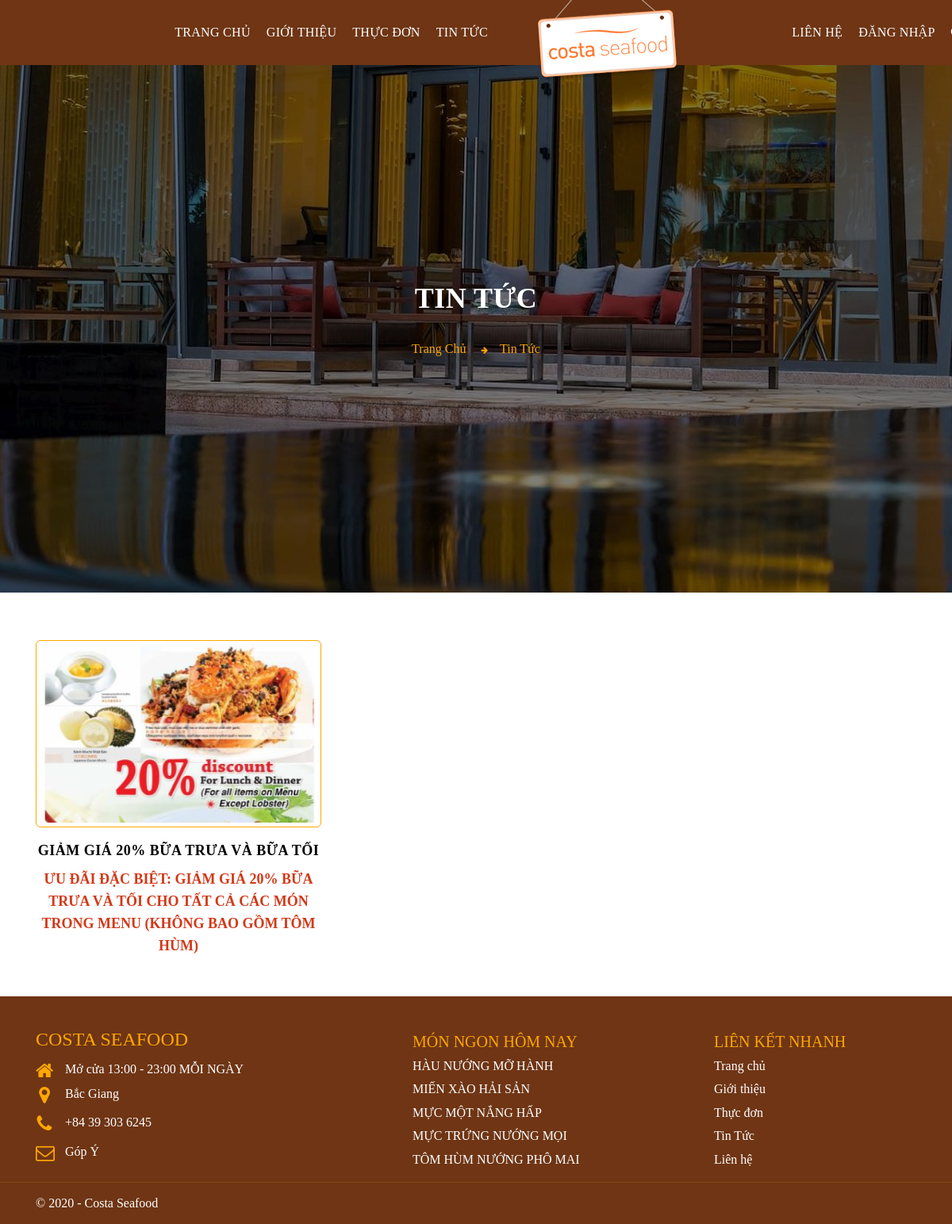
/tintuc.php, run on the app's committed database.
### tables this page shows
CREATE TABLE IF NOT EXISTS `tintuc` (
`id` int(11) NOT NULL,
  `TenTT` varchar(255) NOT NULL,
  `HinhAnh` varchar(255) NOT NULL,
  `NoiDung` varchar(255) NOT NULL
);

### php/lib_db.php (called while the page is built, shortened)
<?php
global $link;
function select_list($sql){
	return exec_select($sql);
}
function exec_select($sql){
	global $link;
	$ret = isset($ret) ? $ret : array();
	$res = $link->query($sql);
	$err = mysqli_error($link);
	if ($res ){
		while( $row = $res->fetch_array(MYSQLI_ASSOC) )
		{
			$ret[]= $row ;
		}
	}
	return $ret;
}

### tintuc.php (the view, shortened to what this page needs)
<?php
    include('php/lib_db.php');
    function myfuncion(){
        if(isset($_SESSION['username'])){
           echo 'admin.php';
       }
       else echo 'login.php';
   }
    $sql = "select * from tintuc ";
    $datas = select_list($sql);
?>
<!DOCTYPE html PUBLIC "-//W3C//DTD XHTML 1.0 Strict//EN"
    "http://www.w3.org/TR/xhtml1/DTD/xhtml1-strict.dtd">
<html xmlns="http://www.w3.org/1999/xhtml" xml:lang="en" lang="en">
<head>
    <link rel="stylesheet" href="https://maxcdn.bootstrapcdn.com/font-awesome/4.4.0/css/font-awesome.min.css">
    <link rel="stylesheet" href="https://stackpath.bootstrapcdn.com/bootstrap/4.3.1/css/bootstrap.min.css">
    <link type="text/css" href="css/style_mainn.css" rel="stylesheet" media="screen"/>
    <link type="text/css" href="css/style_thucdon.css" rel="stylesheet" media="screen"/>
    <link type="text/css" href="css/style_gioithieu.css" rel="stylesheet" media="screen"/>
    <link type="text/css" href="css/style-main-menu1.css" rel="stylesheet" media="screen"/>
</head>
<body>
    <header class=header>
        <div class="container">
                <div class="top">
                    <h1  class="wrapLogoHeader"><a href="trangchu.php" class="logo" title="Trang chủ - Costa Seafood">
                        <img src="images/logo3.png" alt="Trang chủ - Costa Seafood"></a></h1>
                </div>
                <div id="myNavbar" class="menu-top">
                    <ul class="nav nav-left">
                    <li><a href="trangchu.php" class="padding-menu">TRANG CHỦ</a></li>
                        <li><a href="gioithieu.php" class="padding-menu">GIỚI THIỆU</a></li>
                        <li><a href="thucdon.php" class="padding-menu">THỰC ĐƠN</a></li>
                        <li><a href="tintuc.php" class="padding-menu">TIN TỨC</a></li>
                    </ul>
                    <ul class="nav nav-right">
                        <li><a href="lienhe.php" class="padding-menu">LIÊN HỆ</a></li>
                        <li><a href="<?php myfuncion() ?>" class="padding-menu"><?php if (isset($_SESSION['username'])) {
                                        echo $_SESSION['username'];
                                    }else echo 'ĐĂNG NHẬP';
                                     ?></a></li>
                        <li class="search-open" style="padding-top:10px">
                        </li>
                    </ul>
                </div>
        </div>
    </header>
    <div class="wrapBreadCrumb">
        <div class="wrap-img wrapImgBreadcrumb">
            <img src="images/1-1.jpg" class="imgBreadcrumbs"  alt="Tin Tức">
        </div>
        <div class="content sec-title center wrapTextBreadcrumb">
            <div class="container containerTextBreadcrumb">
                <h1 class="h2 title titlePageCurrentBreadcrumb">Tin Tức</h1>
                <ol class="breadcrumb olListBreqadcrumb">
                    <li class='itemListBreadcrumb'><a href='trangchu.php' class='linkListBreadcrumb' title='Trang chủ'>Trang chủ</a></li>
                    <li class='itemListBreadcrumb active'><a href='tintuc.php' class='linkListBreadcrumb'>Tin Tức</a></li>
                </ol>
            </div>
        </div>
    </div>
    <div class="wrapMain menu">
        <div class="container containerMenu">
            <div class="listFoodMenu">
                <div class="row rowListFoodMenu">
                    <?php foreach($datas as $data){?>
                        <div class="col-sm-6 col-md-4 colItemFoodMenu">
                            <div class="sec-title center contentItemFoodMenu">
                                <div class="wrapBorderImgItemFoodMenu">
                                    <div>
                                        <img src="images/<?php echo $data["HinhAnh"];?>" alt="" class="wrap-img wrapImgItemFoodMenu" style="width:348px; height: 224px;"/>
                                    </div>
                                </div>
                                <a href="chitietTT.php?id=<?php echo $data['id'];?>">
                                    <h3 class="h2 titlefood titleHeadingItemFoodMenu"><?php echo $data["TenTT"];?></h3>
                                </a>
                                <div class="priceItemFoodMenu"><?php echo $data["NoiDung"];?></div>
                            </div>
                        </div>
                    <?php }?>
                </div>
            </div>
        </div>
    </div>
    <footer class="footer">
        <div class="footer-main">
            <div class="container">
                <div class="row">
                    <div class="col-xs-12 col-sm-6 col-md-5 wrap-logo">
                        <a href="#" class="h3 main-title" title="Costa Seafood">Costa Seafood</a>
                        <div class="row address">
                            <div class="col-xs-12 col-sm-12">
                                <i class="fa fa-home" aria-hidden="true"></i>
                                <div>
                                    <span>Mở cửa 13:00 - 23:00 MỖI NGÀY</span>
                                </div>
                            </div>
                            <div class="col-xs-12 col-sm-12">
                                <i class="fa fa-map-marker" aria-hidden="true"></i>
                                <div>
                                    <a target="_blank" rel="noreferrer" href="https://goo.gl/maps/PtmA2Ai4qvV7zaG7A" title="Băc Giang">Bắc Giang</a>
                                </div>
                            </div>
                            <div class="col-xs-12 col-sm-12">
                                <i class="fa fa-phone" aria-hidden="true"></i>
                                <div>
                                    <a href="tel:+84 39 303 6245" title="+84 39 303 6245">+84 39 303 6245</a>
                                </div>
                            </div>
                            <div class="col-xs-12 col-sm-12">
                                <i class="fa fa-envelope-o" aria-hidden="true"></i>
                                <div>
                                    <a href="mailto:hoangminhgiang2000@gmail.com" title="info@costaseafood.com.vn">Góp Ý</a>
                                </div>
                            </div>
                        </div>
                    </div>
                    <div class="col-xs-12 col-sm-6 col-md-4">
                        <div class="link">
                            <p class="h3 title">Món ngon hôm nay</p>
                            <div>
                                <a href="thucdon.php" title="HÀU NƯỚNG MỠ HÀNH">HÀU NƯỚNG MỠ HÀNH</a>
                                <a href="thucdon.php" title="MIẾN XÀO HẢI SẢN">MIẾN XÀO HẢI SẢN</a>
                                <a href="thucdon.php" title="MỰC MỘT NẮNG HẤP">MỰC MỘT NẮNG HẤP</a>
                                <a href="thucdon.php" title="MỰC TRỨNG NƯỚNG MỌI">MỰC TRỨNG NƯỚNG MỌI</a>
                                <a href="thucdon.php" title="TÔM HÙM NƯỚNG PHÔ MAI">TÔM HÙM NƯỚNG PHÔ MAI</a>
                            </div>
                        </div>
                    </div>
                    <div class="col-xs-12 col-sm-6 col-md-3">
                        <div class="link">
                            <p class="h3 title">Liên kết nhanh</p>
                            <div>
                                <a href="trangchu.php" title="Trang chủ">Trang chủ</a>
                                <a href="gioithieu.php" title="Giới thiệu">Giới thiệu</a>
                                <a href="thucdon.php" title="Thực đơn">Thực đơn</a>
                                <a href="tintuc.php" title="Khuyến mãi">Tin Tức</a>
                                <a href="lienhe.php" title="Liên hệ">Liên hệ</a>
                            </div>
                        </div>
                    </div>
                </div>
            </div>
        </div>
        <div class="copyright">
            <div class="container">
                <div class="wrap-cr">
                    <div class="row">
                        <div class="col-sm-6 col-xs-12">
                            <p>&copy; 2020 -<a href="#" title="Costa Seafood">&nbsp;Costa Seafood</a></p>
                        </div>
                    </div>
                </div>
            </div>
        </div>
    </footer>
</body>

### css/style_mainn.css (style rules this page uses)
body { font-family: Muli; font-size: 16px; line-height: 1.4; font-weight: 400; color: #000; word-wrap: break-word; margin: 0; padding: 0; display: block; }
a { color: #000; outline: 0!important; text-decoration: none ; }
img { border: 0; }
.header { position: fixed; top: 0; left: 0; right: 0; z-index: 1000; background: #6f3514; width: 1530.4px; }
.header .top { display: flex; -webkit-box-pack: justify; justify-content: space-between; height: 0; }
.wrapLogoHeader { display: inline; margin: auto; }
.header .logo { display: inline-block; max-width: 200px; }
.header a { color: #fff; }
.header .menu-top { display: -webkit-box; display: -ms-flexbox; display: flex; -webkit-box-pack: justify; -ms-flex-pack: justify; justify-content: space-between; padding: 20px 0; }
.header .menu-top ul { list-style: none; padding: 0; margin: 0; }
.header .menu-top .nav>li { display: inline-block; position: relative; padding: 0 10px; }
.header .menu-top .nav>li a { font-size: 1em; color: #fff; letter-spacing: .3px; background: 0 0!important; display: inline-block; font-family: NotoSansJP; }
.padding-menu { padding-top: 10px; padding-bottom: 10px; }
.footer { background: #6f3514; padding-top: 30px; }
.footer .footer-main { padding: 0 0 10px 0; color: #fff; }
.footer .footer-main .container>.row { display: -webkit-box; display: -ms-flexbox; display: flex; -ms-flex-wrap: wrap; flex-wrap: wrap; }
.footer .footer-main .main-title { color: #fda701; text-transform: uppercase; font-size: 24px; margin-top: 10px; margin-bottom: 12px; }
.footer .footer-main a { display: block; margin-bottom: 7px; }
.footer a { color: #fff; text-decoration: none; outline: none !important; }
.h3 { font-family: NotoSansJP; font-weight: 500; line-height: 1.2; margin: 0; }
.footer .footer-main .wrap-logo .address { margin-top: 0; }
.footer .footer-main .wrap-logo .address>* { margin-bottom: 7px; }
.footer .footer-main .address>* { display: -webkit-box; display: -ms-flexbox; display: flex; margin-bottom: 15px; color: #fff; }
.footer .footer-main .address>* .fa { color: #fda701; font-size: 24px; margin-right: 15px; width: 22px; text-align: center; }
.footer .footer-main .title { color: #fda701; text-transform: uppercase; font-size: 20px; margin-top: 15px; margin-bottom: 8px; }
.footer .title { font-size: 15px; font-weight: 400; margin: 0; }
.copyright { border-top: 1px solid rgba(253,167,1,.15); }
.copyright .wrap-cr { padding: 15px 0; }
.copyright p { margin: 0; color: #fff; }
.sec-title .title { margin: 0 0 30px 0; font-size: 36px; font-weight: 700; text-transform: uppercase; position: relative; letter-spacing: .5px; }
.sec-title.center { text-align: center; }
.wrap-img { max-width: 100%; overflow: hidden; }
.wrap-img img { min-height: 100%; max-height: 100%; height: auto; }
.wrapBreadCrumb { position: relative; }
.wrapTextBreadcrumb { position: absolute; left: 0; width: 100%; transform: translate(0,-50%); -webkit-transform: translate(0,-50%); -moz-transform: translate(0,-50%); -ms-transform: translate(0,-50%); -o-transform: translate(0,-50%); top: 50%; margin-top: 30px; }
.titlePageCurrentBreadcrumb { color: #fff; }

### css/style_thucdon.css (style rules this page uses)
.listFoodMenu { margin-top: 45px; margin-bottom: 50px; }
.rowListFoodMenu { margin: 0 -7.5px; }
.rowListFoodMenu .colItemFoodMenu:nth-child(4n+1) { clear: both; }
.colItemFoodMenu { padding: 0 7.5px; margin-top: 15px; }
.wrapBorderImgItemFoodMenu { padding: 5px; border: 1px solid #fda701; border-radius: 6px; }
.sec-title .titleHeadingItemFoodMenu { font-size: 18px; line-height: 28px; margin-top: 15px; }
.priceItemFoodMenu { font-size: 18px; line-height: 28px; font-weight: 700; color: #d23919; }
.sec-title .titlefood { font-weight: 700; text-transform: uppercase; position: relative; letter-spacing: .5px; }
.wrapImgBreadcrumb { background-color: #000; }
.wrapBreadCrumb { position: relative; }
.imgBreadcrumbs { opacity: .5; }

### data on the page
tintuc: HinhAnh (picture), TenTT "GIẢM GIÁ 20% BỮA TRƯA VÀ BỮA TỐI", NoiDung "ƯU ĐÃI ĐẶC BIỆT: GIẢM GIÁ 20% BỮA TRƯA VÀ TỐI CHO TẤT CẢ CÁC MÓN TRONG MENU (KHÔNG BAO GỒM TÔM HÙM)"
